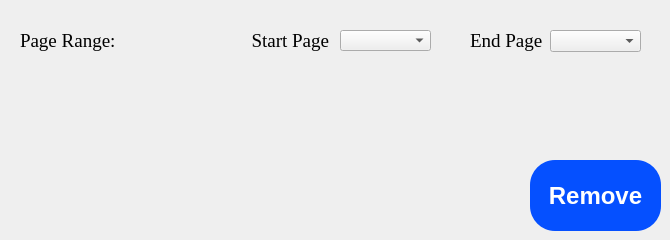
    <widget class="QWidget" name="remove_page">
     <widget class="QWidget" name="widget_range_show_remove" native="true">
      <property name="geometry">
       <rect>
        <x>20</x>
        <y>20</y>
        <width>641</width>
        <height>61</height>
       </rect>
      </property>
      <widget class="QLabel" name="page_range_remove">
       <property name="geometry">
        <rect>
         <x>0</x>
         <y>10</y>
         <width>231</width>
         <height>22</height>
        </rect>
       </property>
       <property name="font">
        <font>
         <family>Times New Roman</family>
         <pointsize>14</pointsize>
        </font>
       </property>
       <property name="focusPolicy">
        <enum>Qt::FocusPolicy::WheelFocus</enum>
       </property>
       <property name="text">
        <string>Page Range: </string>
       </property>
      </widget>
      <widget class="QLabel" name="start_page_remove">
       <property name="geometry">
        <rect>
         <x>218</x>
         <y>10</y>
         <width>91</width>
         <height>22</height>
        </rect>
       </property>
       <property name="font">
        <font>
         <family>Times New Roman</family>
         <pointsize>14</pointsize>
        </font>
       </property>
       <property name="layoutDirection">
        <enum>Qt::LayoutDirection::LeftToRight</enum>
       </property>
       <property name="text">
        <string>Start Page</string>
       </property>
       <property name="alignment">
        <set>Qt::AlignmentFlag::AlignRight|Qt::AlignmentFlag::AlignTrailing|Qt::AlignmentFlag::AlignVCenter</set>
       </property>
      </widget>
      <widget class="QComboBox" name="start_page_dropdown_remove">
       <property name="geometry">
        <rect>
         <x>320</x>
         <y>10</y>
         <width>91</width>
         <height>21</height>
        </rect>
       </property>
       <property name="cursor">
        <cursorShape>PointingHandCursor</cursorShape>
       </property>
      </widget>
      <widget class="QLabel" name="end_page_remove">
       <property name="geometry">
        <rect>
         <x>450</x>
         <y>10</y>
         <width>81</width>
         <height>21</height>
        </rect>
       </property>
       <property name="font">
        <font>
         <family>Times New Roman</family>
         <pointsize>14</pointsize>
        </font>
       </property>
       <property name="text">
        <string>End Page</string>
       </property>
      </widget>
      <widget class="QComboBox" name="end_page_dropdown_remove">
       <property name="geometry">
        <rect>
         <x>530</x>
         <y>10</y>
         <width>91</width>
         <height>22</height>
        </rect>
       </property>
      </widget>
     </widget>
     <widget class="QPushButton" name="remove_button">
      <property name="geometry">
       <rect>
        <x>530</x>
        <y>160</y>
        <width>131</width>
        <height>71</height>
       </rect>
      </property>
      <property name="font">
       <font>
        <pointsize>18</pointsize>
        <bold>true</bold>
       </font>
      </property>
      <property name="cursor">
       <cursorShape>PointingHandCursor</cursorShape>
      </property>
      <property name="styleSheet">
       <string notr="true">background-color:rgb(5, 80, 255);
color:white;
border-radius:25px;
</string>
      </property>
      <property name="text">
       <string>Remove</string>
      </property>
      <property name="checkable">
       <bool>true</bool>
      </property>
      <property name="autoExclusive">
       <bool>true</bool>
      </property>
     </widget>
    </widget>
